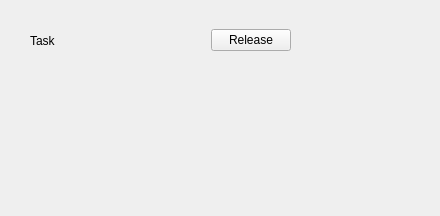
<?xml version="1.0" encoding="UTF-8"?>
<ui version="4.0">
 <class>Form</class>
 <widget class="QWidget" name="Form">
  <property name="geometry">
   <rect>
    <x>0</x>
    <y>0</y>
    <width>440</width>
    <height>216</height>
   </rect>
  </property>
  <property name="windowTitle">
   <string>Form</string>
  </property>
  <widget class="QWidget" name="horizontalLayoutWidget">
   <property name="geometry">
    <rect>
     <x>30</x>
     <y>20</y>
     <width>261</width>
     <height>41</height>
    </rect>
   </property>
   <layout class="QHBoxLayout" name="horizontalLayout">
    <item>
     <widget class="QLabel" name="label">
      <property name="text">
       <string>Task</string>
      </property>
     </widget>
    </item>
    <item>
     <spacer name="horizontalSpacer">
      <property name="orientation">
       <enum>Qt::Horizontal</enum>
      </property>
      <property name="sizeHint" stdset="0">
       <size>
        <width>40</width>
        <height>20</height>
       </size>
      </property>
     </spacer>
    </item>
    <item>
     <widget class="QPushButton" name="sendMessage">
      <property name="text">
       <string>Release</string>
      </property>
     </widget>
    </item>
   </layout>
  </widget>
 </widget>
 <resources/>
 <connections/>
</ui>
